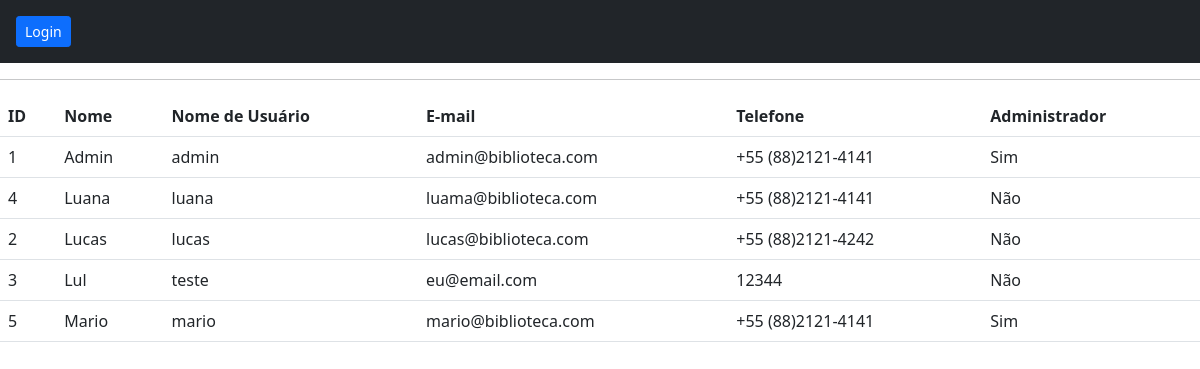
/usuario/listar, run on an earlier commit of the app's database.
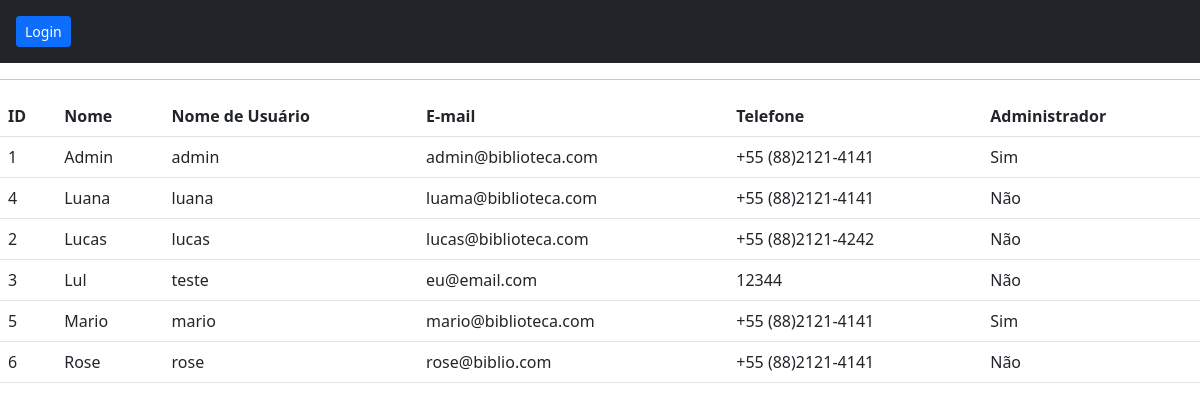
And on a later commit of the database.
### usuario.py (models this page shows)
class Usuario(db.Model):
    id = db.Column(db.Integer, primary_key=True)
    nome = db.Column(db.String(200), unique=False, nullable=False)
    username = db.Column(db.String(80), unique=True, nullable=False)
    email = db.Column(db.String(120), unique=True, nullable=False)
    telefone = db.Column(db.String(20),unique=False, nullable=False)
    senha = db.Column(db.String(80), unique=False, nullable=False)
    admin = db.Column(db.Boolean(), unique=False, nullable=False)

### app.py (the view)
@app.route('/usuario/listar')
def listar_usuarios():
    usuarios = Usuario.query.order_by(Usuario.nome).all()
    return(render_template('usuarios.html', usuarios=usuarios))

### templates/usuarios.html
{% extends "base.html" %}
{% block conteudo %}
<table class="table">
    <tr>
        <th>ID</th>
        <th>Nome</th>
        <th>Nome de Usuário</th>
        <th>E-mail</th>
        <th>Telefone</th>
        <th>Administrador</th>
    </tr>
    {% for usuario in usuarios %}
        <tr>
            <td>{{usuario.id}}</td>
            <td>{{usuario.nome}}</td>
            <td>{{usuario.username}}</td>
            <td>{{usuario.email}}</td>
            <td>{{usuario.telefone}}</td>
            {% if usuario.admin %}
            <td>Sim</td>
            {% else %}
            <td>Não</td>
            {% endif %}
        </tr>
    {% endfor %}
</table>
{% endblock %}

### templates/base.html (shortened to what this page needs)
<!DOCTYPE html>
<html>
    <head>
      <link href="https://cdn.jsdelivr.net/npm/bootstrap@5.1.3/dist/css/bootstrap.min.css" rel="stylesheet">
    </head>
<body>
  <div class="p-3 mb-2 bg-dark text-white">
    {% if session.get('autenticado',False)==False %}
      <a class="btn btn-primary btn-sm" href="{{url_for('login')}}" role="button">Login</a>
    {% else %}
      <a class="btn btn-secondary btn-sm" href="{{url_for('logout')}}" role="button">Logout</a>
      Usuário: {{session.get('username')}}
    {% endif %}
  </div>
  <hr>
    {% block conteudo %}
    {% endblock %}
</body>
</html>

What changed in the data, as far as the page shows it:
added Usuario: id "6", nome "Rose", username "rose", email "rose@biblio.com", telefone "+55 (88)2121-4141", admin "Não"
